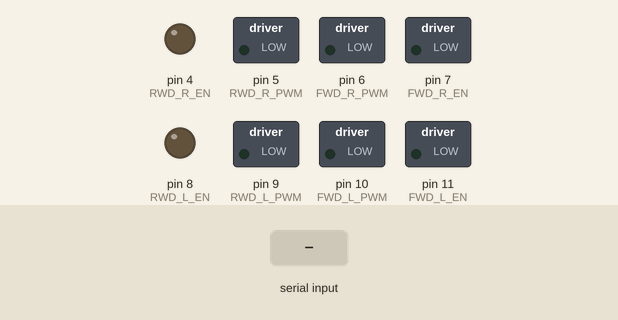
Recording of a sketch running on a simulated Arduino Uno, built with avr-gcc and run on an emulated ATmega328P. Parts: switched loads named in the sketch (green lamp = pin HIGH), output pins drawn as LEDs (lit = HIGH). Inputs (shaded band) come from the test bench.

Above: at 1.2 s.
1.3 s: byte 119 (CMD_GO_FWD) received over Serial
At 2.0 s:
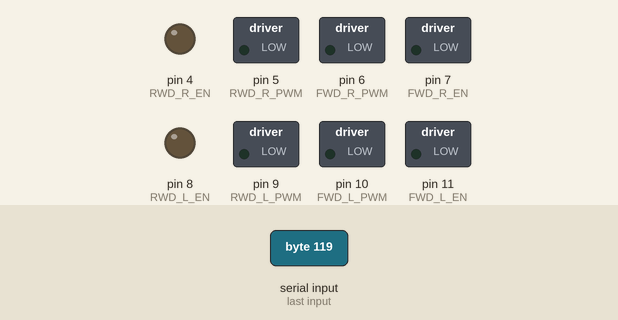
2.8 s: byte 115 (CMD_GO_RWD) received over Serial
At 3.1 s:
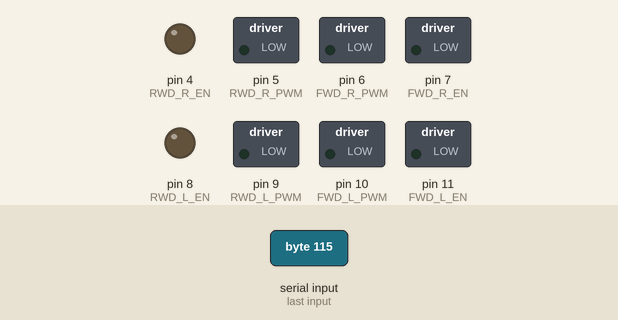
4.3 s: byte 97 (CMD_SPIN_LEFT) received over Serial
At 5.5 s:
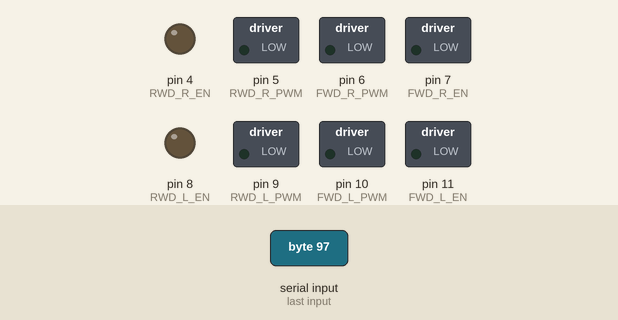
5.8 s: byte 100 (CMD_SPIN_RIGHT) received over Serial
At 6.6 s:
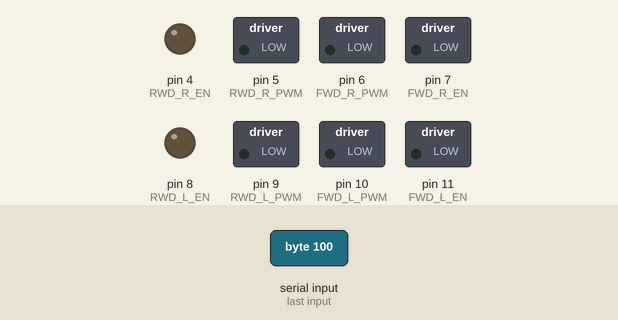
7.3 s: byte 119 (CMD_GO_FWD) received over Serial
At 7.8 s:
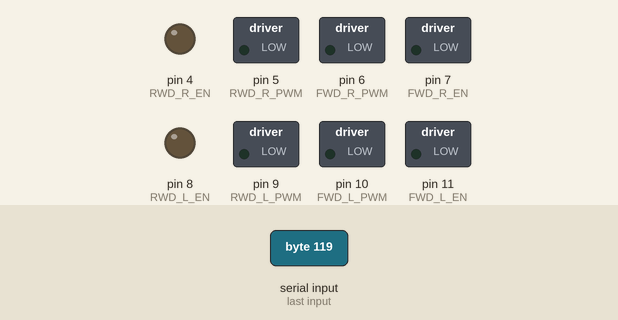
Timing chart, 0 to 9.8 s (numbered marks = the images above; inputs shaded):
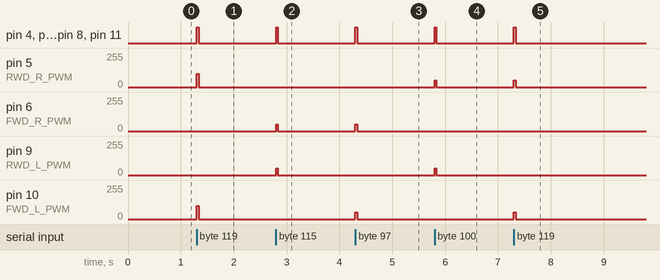

Measured:
- after the input at 1.3 s, pin 4 (RWD_R_EN), pin 7 (FWD_R_EN), pin 8 (RWD_L_EN), pin 11 (FWD_L_EN): LOW → HIGH at once, → LOW 0.04 s later; pin 5 (RWD_R_PWM), pin 10 (FWD_L_PWM): 0/255 → 100/255 at once, → 0/255 0.04 s later
- after the input at 2.8 s, pin 4 (RWD_R_EN), pin 7 (FWD_R_EN), pin 8 (RWD_L_EN), pin 11 (FWD_L_EN): LOW → HIGH at once, → LOW 0.04 s later; pin 6 (FWD_R_PWM), pin 9 (RWD_L_PWM): 0/255 → 50/255 at once, → 0/255 0.04 s later
- after the input at 4.3 s, pin 4 (RWD_R_EN), pin 7 (FWD_R_EN), pin 8 (RWD_L_EN), pin 11 (FWD_L_EN): LOW → HIGH at once, → LOW 0.04 s later; pin 6 (FWD_R_PWM), pin 10 (FWD_L_PWM): 0/255 → 50/255 at once, → 0/255 0.04 s later
- after the input at 5.8 s, pin 4 (RWD_R_EN), pin 7 (FWD_R_EN), pin 8 (RWD_L_EN), pin 11 (FWD_L_EN): LOW → HIGH at once, → LOW 0.04 s later; pin 5 (RWD_R_PWM), pin 9 (RWD_L_PWM): 0/255 → 50/255 at once, → 0/255 0.04 s later
- after the input at 7.3 s, pin 4 (RWD_R_EN), pin 7 (FWD_R_EN), pin 8 (RWD_L_EN), pin 11 (FWD_L_EN): LOW → HIGH at once, → LOW 0.04 s later; pin 5 (RWD_R_PWM), pin 10 (FWD_L_PWM): 0/255 → 50/255 at once, → 0/255 0.04 s later

The sketch:

zebot_motor_control.ino
```cpp
/*==========================================================================
// Author : Handson Technology
// Project : BTD7960 Motor Control Board driven by Arduino.
// Description : Speed and direction controlled by a potentiometer attached
// to analog input A0. One side pin of the potentiometer (either one) to
// ground; the other side pin to +5V
// Source-Code : BTS7960.ino
// Program: Control DC motors using BTS7960 H Bridge Driver.
//==========================================================================
*/
#define DIR_RIGHT true
#define DIR_LEFT  false
#define MAX_SPEED 128
#define MIN_SPEED 16
#define SLOW_SPEED 50
#define SERIAL_LOOP_DELAY 35 // delay between each cycle [1.Read Serial 2.Drive motors]

#define CMD_GO_FWD     119   // w
#define CMD_GO_RWD     115   // s
#define CMD_SPIN_LEFT  97    // a
#define CMD_SPIN_RIGHT 100   // d

int FWD_R_EN  = 7;  // Forward drive Right motor (R_EN)
int RWD_R_EN  = 4;  // Reverse drive Right motor (L_EN)
int FWD_R_PWM = 6;  // Forward Level or PWM (RPWM), Right motor
int RWD_R_PWM = 5;  // Reverse Level or PWM (LPWM), Right motor

int RWD_L_EN  = 8;  // Reverse drive Left motor (R_EN)
int RWD_L_PWM = 9;  // Reverse Level or PWM (LPWM), Left motor
int FWD_L_PWM = 10; // Forward Level or PWM (RPWM), Left motor
int FWD_L_EN  = 11; // Forward drive Left motor (L_EN)

int throtle;
int acceleration;

// PID variables
float Kp = (255/120);
float Ki = 1;
float Kd = 1;
int current_speed;
int I_error;
int D_error;
int lastErr;

void setup()
{
  pinMode(FWD_R_PWM, OUTPUT);
  pinMode(RWD_R_PWM, OUTPUT);
  pinMode(FWD_L_PWM, OUTPUT);
  pinMode(RWD_L_PWM, OUTPUT);
  pinMode(FWD_R_EN, OUTPUT);
  pinMode(RWD_R_EN, OUTPUT);
  pinMode(FWD_L_EN, OUTPUT);
  pinMode(RWD_L_EN, OUTPUT);

  throtle = 0;
  acceleration = 1;
  current_speed = 0;

  Serial.begin(9600);

}

void loop()
{

  byte cmd_byte;

  // check if data has been sent from the computer:
  if (Serial.available()) {
    // read the most recent byte (which will be from 0 to 255):
    cmd_byte = Serial.read();

    if(cmd_byte == CMD_GO_FWD){
      go_fwd(SLOW_SPEED);
    } else if(cmd_byte == CMD_GO_RWD){
      go_rwd(SLOW_SPEED);
    } else if(cmd_byte == CMD_SPIN_LEFT){
      spin(SLOW_SPEED, DIR_LEFT);
    } else if(cmd_byte == CMD_SPIN_RIGHT){
      spin(SLOW_SPEED, DIR_RIGHT);
    } else {
      release();
    }
    delay(SERIAL_LOOP_DELAY);
  } else {
     release();
  }

}

int speed_control(int desired_speed){

  if(desired_speed < MIN_SPEED){
    desired_speed = MIN_SPEED;
  }

  float err = desired_speed - current_speed;
  I_error += err; // error summation
  D_error = lastErr - err; // error variation

  float speed_f = current_speed + Kp*err + Ki*I_error + Kd*D_error;
  current_speed = constrain( (int) speed_f, MIN_SPEED, MAX_SPEED);
  return current_speed;
}

void go_fwd(int speed){

  digitalWrite(FWD_R_EN, HIGH);
  digitalWrite(RWD_R_EN, HIGH);
  digitalWrite(FWD_L_EN, HIGH);
  digitalWrite(RWD_L_EN, HIGH);

  int speed_pwm = speed_control(speed);

  analogWrite(RWD_R_PWM, speed_pwm);
  analogWrite(FWD_R_PWM, 0);
  analogWrite(RWD_L_PWM, 0);
  analogWrite(FWD_L_PWM, speed_pwm);
}

void go_rwd(int speed){

  digitalWrite(FWD_R_EN, HIGH);
  digitalWrite(RWD_R_EN, HIGH);
  digitalWrite(FWD_L_EN, HIGH);
  digitalWrite(RWD_L_EN, HIGH);

  int speed_pwm = speed_control(speed);

  analogWrite(RWD_R_PWM, 0);
  analogWrite(FWD_R_PWM, speed_pwm);
  analogWrite(RWD_L_PWM, speed_pwm);
  analogWrite(FWD_L_PWM, 0);
}


void spin(int speed, bool dir){

  digitalWrite(FWD_R_EN, HIGH);
  digitalWrite(RWD_R_EN, HIGH);
  digitalWrite(FWD_L_EN, HIGH);
  digitalWrite(RWD_L_EN, HIGH);

  int speed_pwm = speed_control(speed);

  if(dir == DIR_LEFT){
    analogWrite(RWD_R_PWM, 0);
    analogWrite(FWD_R_PWM, speed_pwm);
    analogWrite(RWD_L_PWM, 0);
    analogWrite(FWD_L_PWM, speed_pwm);
  } else {
    analogWrite(RWD_R_PWM, speed_pwm);
    analogWrite(FWD_R_PWM, 0);
    analogWrite(RWD_L_PWM, speed_pwm);
    analogWrite(FWD_L_PWM, 0);
  }
}


void brake(){
  digitalWrite(FWD_R_EN, HIGH);
  digitalWrite(RWD_R_EN, HIGH);
  digitalWrite(FWD_L_EN, HIGH);
  digitalWrite(RWD_L_EN, HIGH);
  analogWrite(RWD_R_PWM, 0);
  analogWrite(FWD_R_PWM, 0);
  analogWrite(RWD_L_PWM, 0);
  analogWrite(FWD_L_PWM, 0);
}

void release(){

  digitalWrite(FWD_R_EN, LOW);
  digitalWrite(RWD_R_EN, LOW);
  digitalWrite(FWD_L_EN, LOW);
  digitalWrite(RWD_L_EN, LOW);
  analogWrite(RWD_R_PWM, 0);
  analogWrite(FWD_R_PWM, 0);
  analogWrite(RWD_L_PWM, 0);
  analogWrite(FWD_L_PWM, 0);
}


/* Web Resources:
 https://howtomechatronics.com/tutorials/arduino/arduino-dc-motor-control-tutorial-l298n-pwm-h-bridge/
http://www.labelektronika.com/2016/09/high-current-motor-driver-Ibt-2-arduino.html
*/
```
